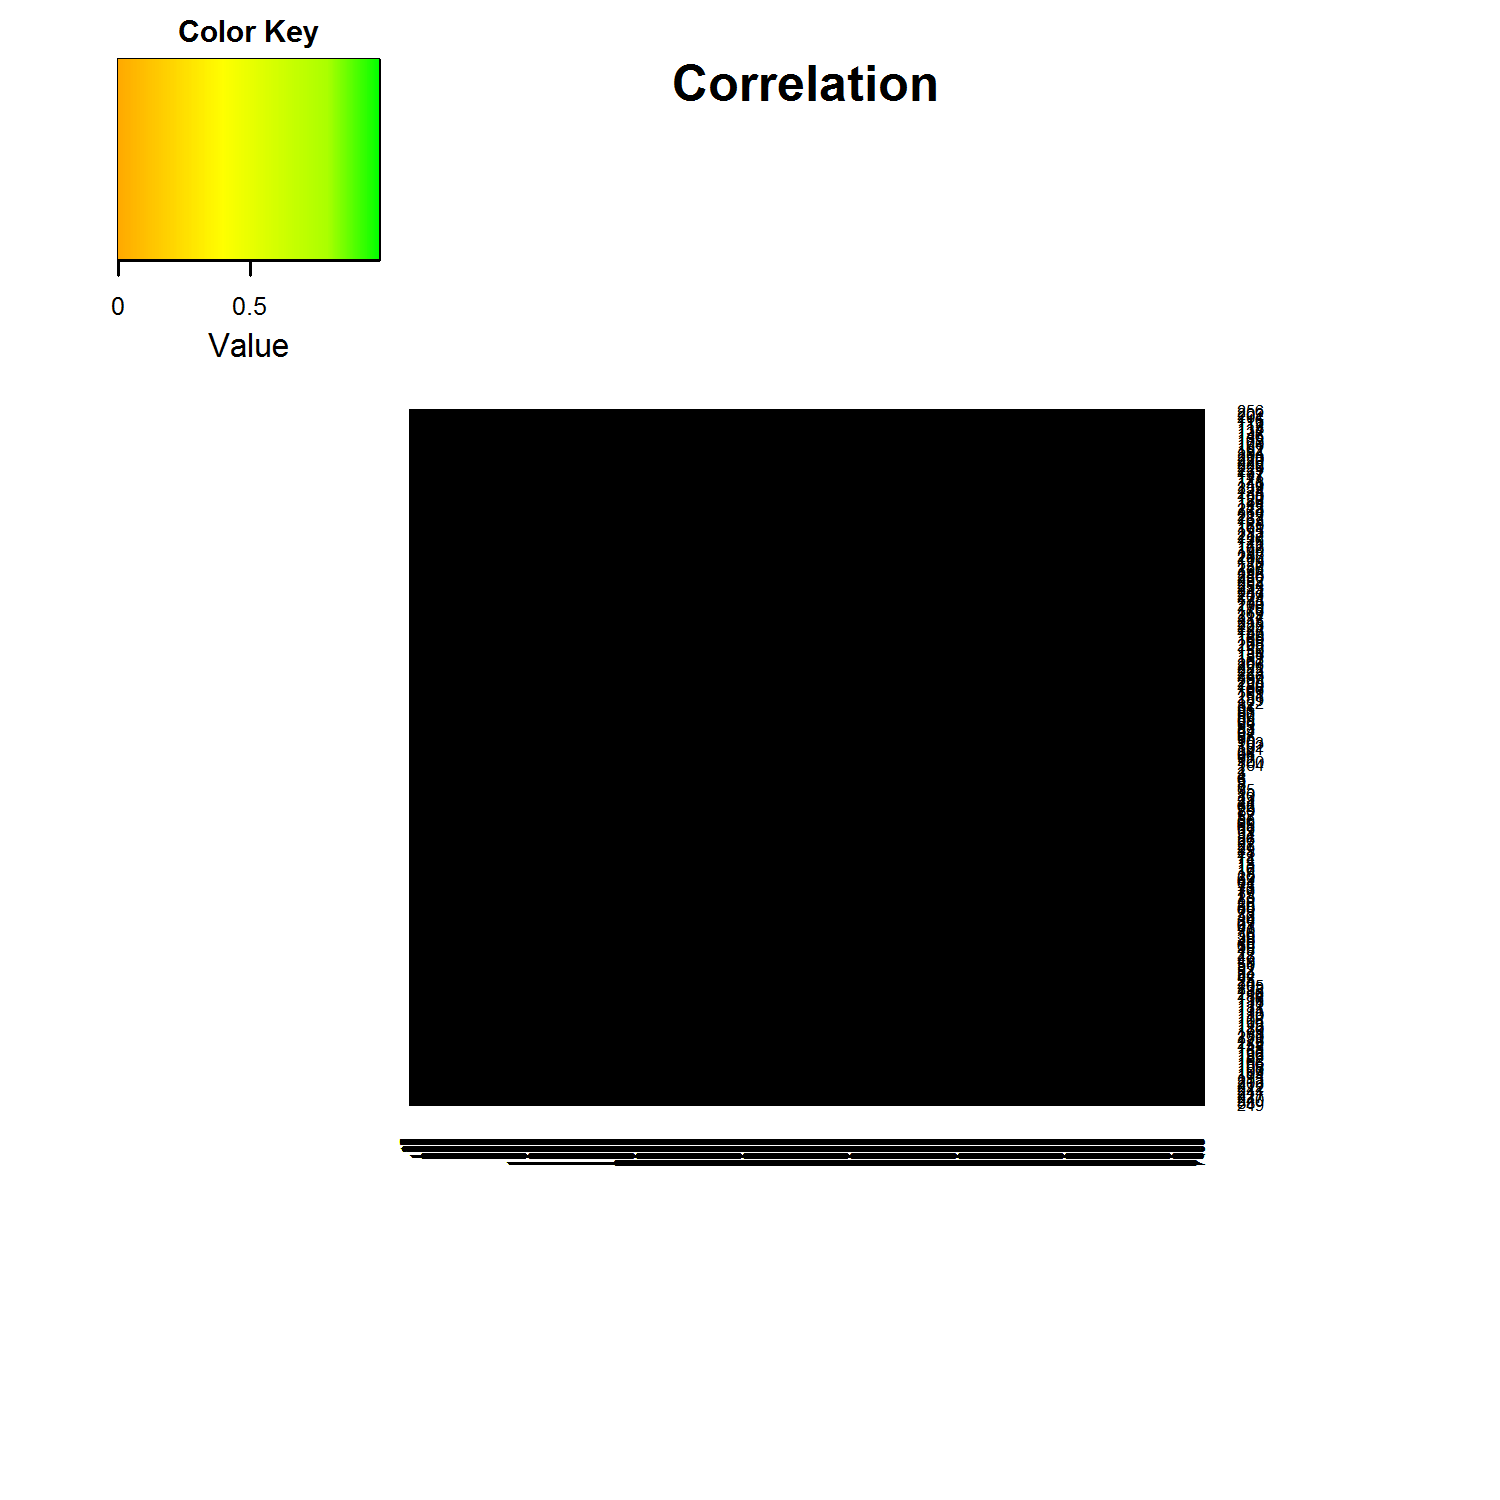

Generate this figure with R:
#########################################################
### A) Installing and loading required packages
### from sebastian raschka http://sebastianraschka.com/Articles/heatmaps_in_r.html
#########################################################

if (!require("gplots")) {
  install.packages("gplots", dependencies = TRUE)
  library(gplots)
}
if (!require("RColorBrewer")) {
  install.packages("RColorBrewer", dependencies = TRUE)
  library(RColorBrewer)
}


#########################################################
### B) Reading in data and transform it into matrix format
#########################################################

data <- read.csv("../datasets/heatmaps_in_r.csv", comment.char="#")
rnames <- data[,1]                            # assign labels in column 1 to "rnames"
mat_data <- data.matrix(data[,2:ncol(data)])  # transform column 2-5 into a matrix
rownames(mat_data) <- rnames                  # assign row names 


#########################################################
### C) Customizing and plotting the heat map
#########################################################

# creates a own color palette from red to green
my_palette <- colorRampPalette(c("red", "yellow", "green"))(n = 299)

# (optional) defines the color breaks manually for a "skewed" color transition
col_breaks = c(seq(-1,0,length=100),  # for red
               seq(0,0.8,length=100),              # for yellow
               seq(0.8,1,length=100))              # for green

# creates a 5 x 5 inch image
png("../images/heatmaps_in_r.png",    # create PNG for the heat map        
    width = 5*300,        # 5 x 300 pixels
    height = 5*300,
    res = 300,            # 300 pixels per inch
    pointsize = 8)        # smaller font size

heatmap.2(mat_data, 
          cellnote = mat_data,  # same data set for cell labels
          main = "Correlation", # heat map title
          notecol="black",      # change font color of cell labels to black
          density.info="none",  # turns off density plot inside color legend
          trace="none",         # turns off trace lines inside the heat map
          margins =c(12,9),     # widens margins around plot
          col=my_palette,       # use on color palette defined earlier 
          breaks=col_breaks,    # enable color transition at specified limits
          dendrogram="row",     # only draw a row dendrogram
          Colv="NA")            # turn off column clustering

dev.off()               # close the PNG device
